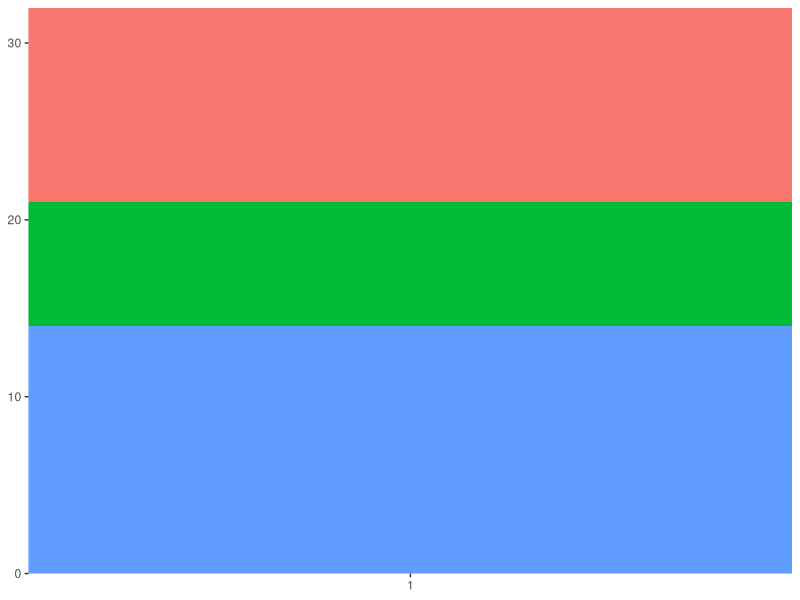
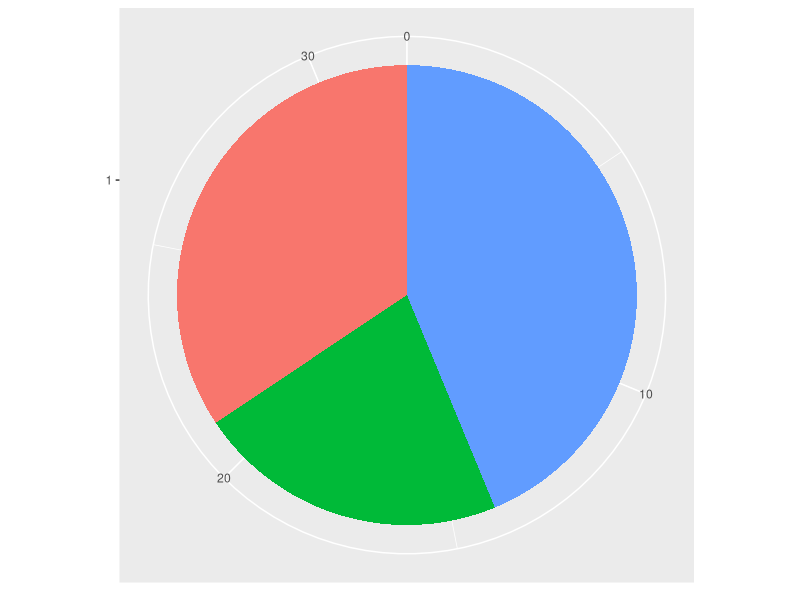
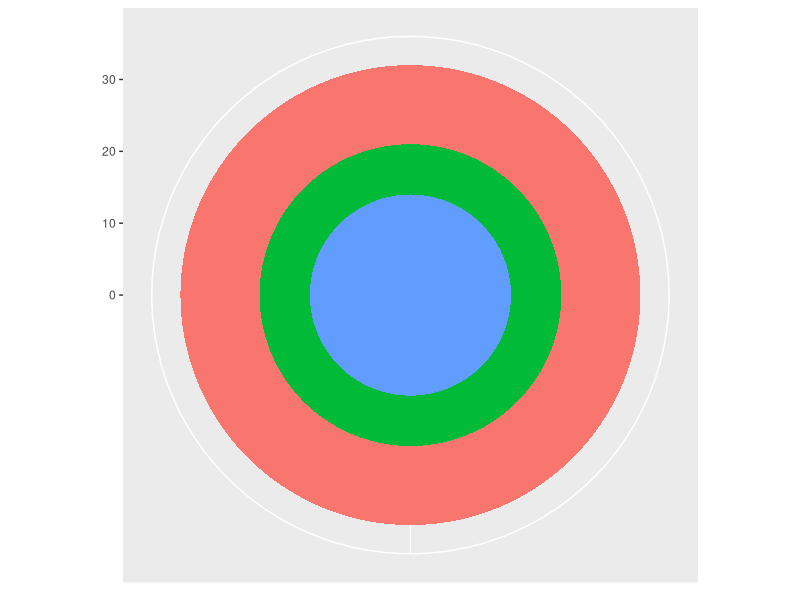

Generate these figures, in order, with R:

# -------------------------------------------------------------------------

library(ggplot2)

# -------------------------------------------------------------------------

# Polar Coordinates with coord polar() # 

# -------------------------------------------------------------------------

# The theta argument determines which position variable is
# mapped to angle (by default, x) and which to radius.

# -------------------------------------------------------------------------

# The code below shows how we can turn a bar into a pie chart or a bullseye
# chart by changing the coordinate system.

# -------------------------------------------------------------------------

base <- ggplot(mtcars, aes(factor(1), fill = factor(cyl))) +
  geom_bar(width = 1) +
  theme(legend.position = "none") +
  scale_x_discrete(NULL, expand = c(0, 0)) +
  scale_y_continuous(NULL, expand = c(0, 0))
base

# -------------------------------------------------------------------------

# Pie chart
base + coord_polar(theta = "y")


# -------------------------------------------------------------------------

# The bullseye chart
base + coord_polar()

# -------------------------------------------------------------------------
